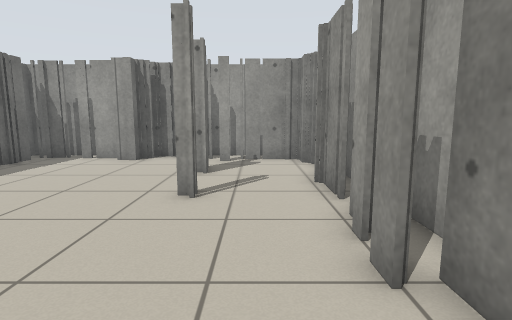
View 1 (above)

13 first-person views from a walk through a world built for the Player/Stage simulator. The camera is 0.86 m above the floor, tilts 8° down and sees 80° across. Floor lines are 1 m apart. The floor is counted in squares, 0.5 m on a side. Each view is taken from the middle of a square. On the plan, view 1 faces up. The plan holds only what a view shows up to about 16 squares ahead; the rest is blank. Robots are left out.

View 2
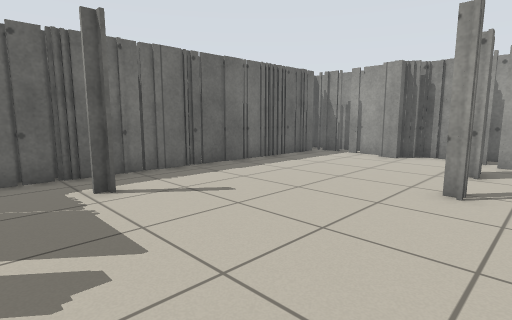

View 3
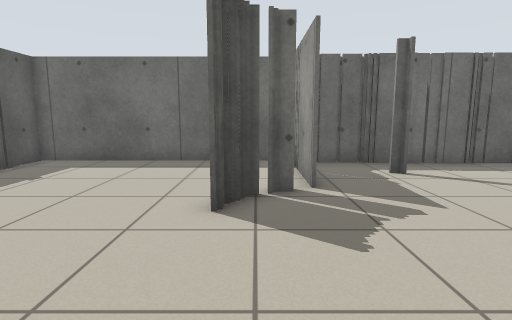

View 4
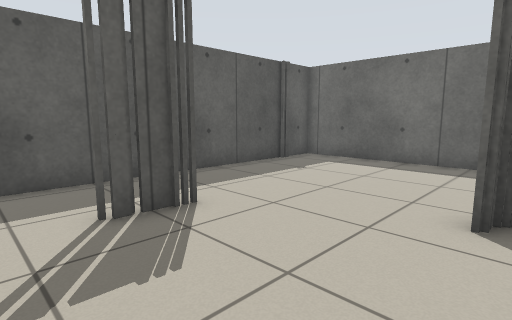

View 5
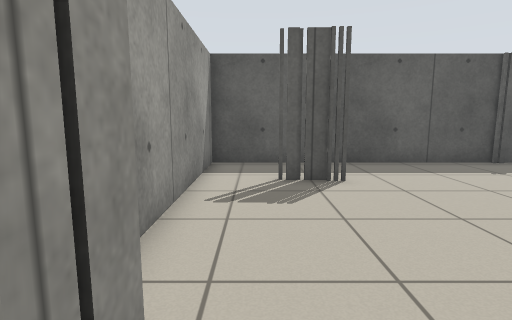

View 6
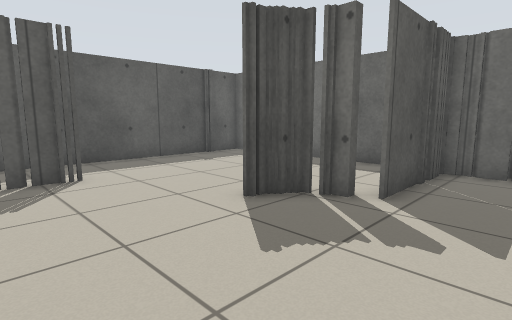

View 7
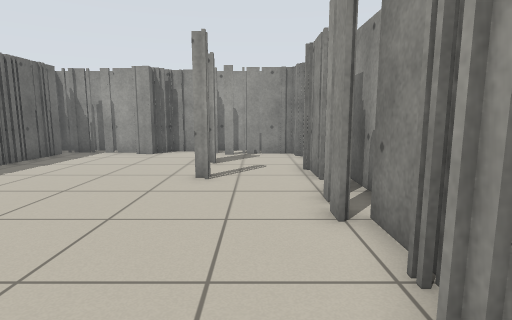

View 8
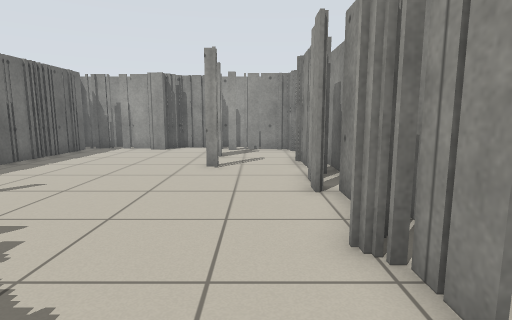

View 9
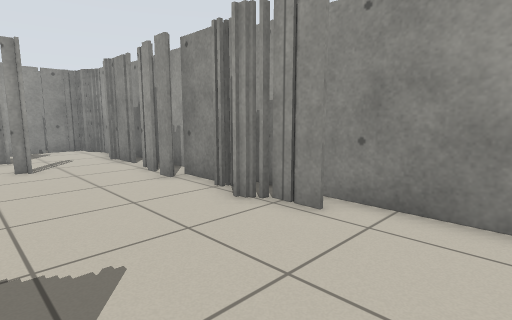

View 10
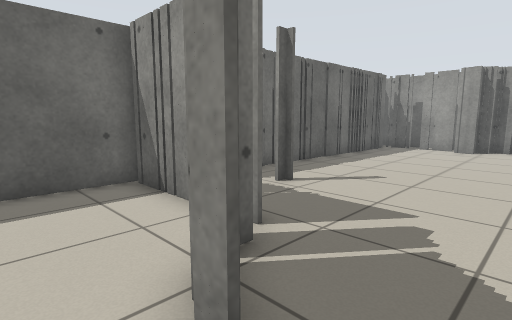

View 11
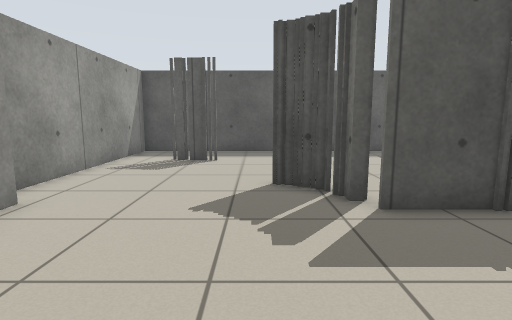

View 12
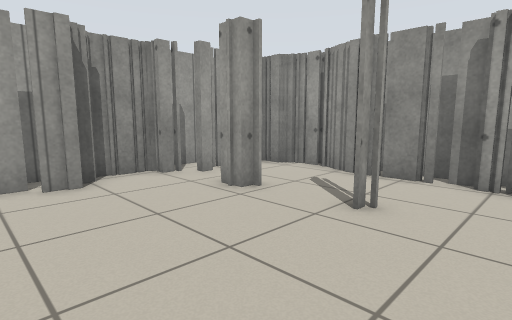

View 13
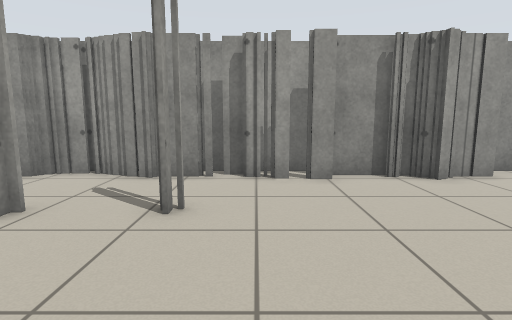

### Floor plan
Points are (right, up) in squares from view 1. A wall is a line through its corners. A room is listed if a view was taken in it or the views show most of it. See-through windows are left out.
Room 1 (views 1, 2, 3, 4, 5, 6, 7, 8, 9, 10, 11, 12, 13)
walls: (-5.2, -1.6) (-9.8, -1.6); (-5.4, -2.1) (-4.9, -2.1) (-4.9, -2.8); (-4.5, -3.3) (-4, -3.3); (-4.1, -3.6) (-3.4, -3.6); (-3.4, -3.8) (-3.9, -3.8); (1.4, -0.5) (1.4, 0.1); (1.8, 0.2) (1.8, 1.2); (-9.5, 2.1) (-9.5, -1.5) (-5.2, -1.5); (1.4, 2.8) (1.4, 3.6); (2, 1) (2, 3.1); (-10, 1.1) (-10, -11.5) (-8.4, -11.5); (1.8, -2) (1.8, -0.6); (1.4, 4) (1.4, 4.5); (-9.5, 3.9) (-9.5, 2.4); (-9.3, 5) (-9.3, 3.8); (1.8, 4.5) (1.8, 5.4); (2.7, 3.4) (2.7, 11); (-9.5, 5.2) (-9.5, 4.8); (2, 5.1) (2, 6); (1.8, 6.2) (1.8, 9); (-1.5, -8.2) (0.4, -8.2); (-1.5, 9.5) (-2, 9.5) (-2, 10.4); (-9.3, 8.5) (-9.3, 5.1); (2, 9) (2, 9.5); (-9.3, 9.6) (-9.3, 9.1); (2.3, 9.5) (2.3, 10); (2.3, 10.1) (2.3, 11.2); (-8.4, -11.3) (-7.9, -11.3); (-8.2, -11.5) (2.7, -11.5) (2.7, 1.1); (-1, 12) (-1.4, 12) (-1.4, 12.4); (1.8, 11.4) (1.8, 12.5) (-0.6, 12.5); (-4.2, 12.8) (-4.9, 12.8) (-4.9, 12.3) (-5.8, 12.3); (-5.8, 12.8) (-6.8, 12.8); (-2, 12.8) (-2.4, 12.8) (-2.4, 13.3) (-4.5, 13.3); (-6.9, 12.8) (-7.4, 12.8); (-7.9, 12.8) (-8.9, 12.8); (-9.1, 12.4) (-9.1, 9.2); (-5.4, 13.8) (-10, 13.8); (0.6, 13.8) (-2.2, 13.8)

Positions as (right, up) in squares from view 1, and headings:
1: (0, 0), facing up
2: (0, -1), facing up-left
3: (2, -3), facing left
4: (2, -3), facing down-left
5: (1, 0), facing down
6: (1, 1), facing down-left
7: (0, -2), facing up
8: (0, -4), facing up
9: (-3, -5), facing up-right
10: (-2, -5), facing up-left
11: (-3, 4), facing down
12: (-7, 4), facing up-right
13: (-7, 5), facing right
